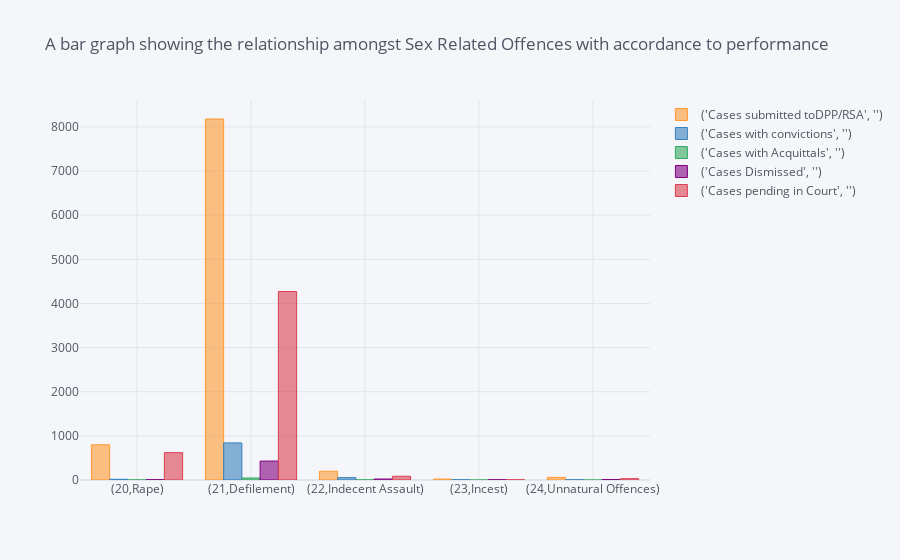

Notebook source saved alongside this figure:
### Code cell
# Line graph for the Sex Related Offences with accordance to performance
related.iplot(kind='bar',title='A bar graph showing the relationship amongst Sex Related Offences with accordance to performance')

### Figure 1 — Plotly figure (JSON) as saved in the notebook; plotly's stock layout.template omitted (floating-point values rounded to 4 significant figures)
{"data": [{"marker": {"color": "rgba(255, 153, 51, 0.6)", "line": {"color": "rgba(255, 153, 51, 1.0)", "width": 1}}, "name": "('Cases submitted toDPP/RSA', '')", "orientation": "v", "text": "", "type": "bar", "x": ["(20,Rape)", "(21,Defilement)", "(22,Indecent Assault)", "(23,Incest)", "(24,Unnatural Offences)"], "y": [798, 8179, 199, 21, 59]}, {"marker": {"color": "rgba(55, 128, 191, 0.6)", "line": {"color": "rgba(55, 128, 191, 1.0)", "width": 1}}, "name": "('Cases with convictions', '')", "orientation": "v", "text": "", "type": "bar", "x": ["(20,Rape)", "(21,Defilement)", "(22,Indecent Assault)", "(23,Incest)", "(24,Unnatural Offences)"], "y": [16, 840, 54, 5, 5]}, {"marker": {"color": "rgba(50, 171, 96, 0.6)", "line": {"color": "rgba(50, 171, 96, 1.0)", "width": 1}}, "name": "('Cases with Acquittals', '')", "orientation": "v", "text": "", "type": "bar", "x": ["(20,Rape)", "(21,Defilement)", "(22,Indecent Assault)", "(23,Incest)", "(24,Unnatural Offences)"], "y": [1, 46, 3, 0, 0]}, {"marker": {"color": "rgba(128, 0, 128, 0.6)", "line": {"color": "rgba(128, 0, 128, 1.0)", "width": 1}}, "name": "('Cases Dismissed', '')", "orientation": "v", "text": "", "type": "bar", "x": ["(20,Rape)", "(21,Defilement)", "(22,Indecent Assault)", "(23,Incest)", "(24,Unnatural Offences)"], "y": [7, 429, 22, 5, 10]}, {"marker": {"color": "rgba(219, 64, 82, 0.6)", "line": {"color": "rgba(219, 64, 82, 1.0)", "width": 1}}, "name": "('Cases pending in Court', '')", "orientation": "v", "text": "", "type": "bar", "x": ["(20,Rape)", "(21,Defilement)", "(22,Indecent Assault)", "(23,Incest)", "(24,Unnatural Offences)"], "y": [620, 4270, 85, 6, 30]}], "layout": {"legend": {"bgcolor": "#F5F6F9", "font": {"color": "#4D5663"}}, "paper_bgcolor": "#F5F6F9", "plot_bgcolor": "#F5F6F9", "title": {"font": {"color": "#4D5663"}, "text": "A bar graph showing the relationship amongst Sex Related Offences with accordance to performance"}, "xaxis": {"gridcolor": "#E1E5ED", "showgrid": true, "tickfont": {"color": "#4D5663"}, "title": {"font": {"color": "#4D5663"}, "text": ""}, "zerolinecolor": "#E1E5ED"}, "yaxis": {"gridcolor": "#E1E5ED", "showgrid": true, "tickfont": {"color": "#4D5663"}, "title": {"font": {"color": "#4D5663"}, "text": ""}, "zerolinecolor": "#E1E5ED"}}}
